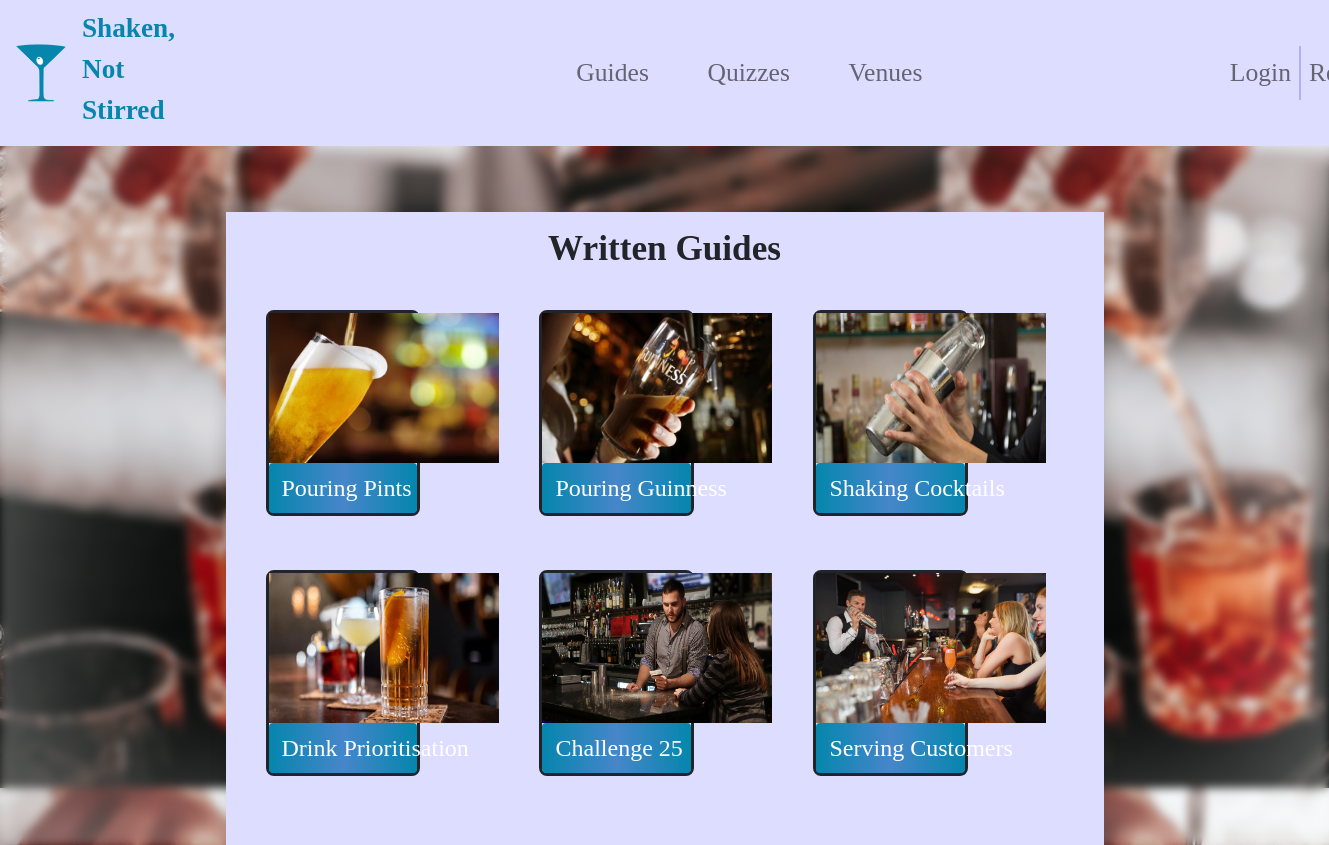
/WrittenGuides.php, run on the app's committed database.
### tables this page shows
CREATE TABLE `guide` (
  `guide_id` int(3) NOT NULL,
  `name` varchar(30) NOT NULL,
  `type` varchar(5) NOT NULL,
  `description` text DEFAULT NULL,
  `video_link` varchar(50) DEFAULT NULL,
  `picture_id` varchar(50) DEFAULT NULL
);

### WrittenGuides.php (the view, shortened to what this page needs)
<?php
require_once "phpconnect.php";
$sql = mysqli_query($conn, "Select * from guide where type = 'text'");
?>
<!DOCTYPE html>
<html>
<head>
    <link rel="stylesheet" href="https://cdn.jsdelivr.net/npm/bootstrap@4.0.0/dist/css/bootstrap.min.css"
>
    <link rel="stylesheet" type="text/css" href="style.css" />
    <link rel="stylesheet" href="https://cdn.jsdelivr.net/npm/bootstrap@5.0.0-beta1/dist/css/bootstrap.min.css" />
</head>
<body>
    <header>
        <?php
        include 'Header.php';
        ?>
    </header>
    <div class="row justify-content-center mt-5">
        <div class="col-lg-6 col-lg-8 col-sm-10">
            <div class="content shadow">
                <div class="card-title text-center">
                    <h2 class="p-3">Written Guides</h2>
                </div>
                <div class="card-body">
                    <div class="container">
                        <div class="row">
                            <?php while ($row = mysqli_fetch_array($sql)) {?>
                                <div class="col-md-4 borderAdjust">
                                    <div class="itemList">
                                    <?php echo '<img src="Icons/' . $row["picture_id"] . '" height="150rem" width="230rem" alt="Written Guide Image"</p>';?>
                                        <button type="button" class="btn btn-block login itemname" id="<?php echo $row['guide_id']?>" data-toggle="modal" data-target="#<?php echo($row['guide_id'].'Modal') ?>"><?php echo $row["name"]?></button>
                                    </div>
                                </div>
                        <?php } ?>
                        </div>
                    </div>
                </div>
            </div>
        </div>
    </div>
</body>

### style.css (style rules this page uses)
body { background-attachment: fixed; background-image: url("Icons/background.png"); }
body:before { content: ''; position: fixed; top: 0; left: 0; right: 0; bottom: 0; box-shadow: inset 0 0 12.5rem rgba(255, 255, 255, .5); filter: blur(0.3rem); background: inherit; }
.login { background-color: #0686AD !important; background-image: linear-gradient(to right, #0686AD, #8686e780, #0686AD); color: white !important; font-size: 150% !important; }
.card-title h2 { font-family: "Goudy Bookletter 1911"; font-size: 2.2rem !important; font-weight: bold; }
.itemList { font-family: "Goudy Bookletter 1911"; border-style: solid; border-radius: 0.5rem; margin-bottom: 8%; }
.col-md-4 { display: grid !important; grid-template-columns: 62.5% 62.5% 62.5% !important; grid-gap: 6% 6% !important; padding-bottom: 5% !important; }
.borderAdjust { grid-template-columns: 61.9% !important; }
.content { margin: 2% auto auto auto !important; display: block !important; background-color: #ddddff !important; }

### data on the page
guide: picture (picture), name "Pouring Pints"
guide: picture (picture), name "Pouring Guinness"
guide: picture (picture), name "Shaking Cocktails"
guide: picture (picture), name "Drink Prioritisation"
guide: picture (picture), name "Challenge 25"
guide: picture (picture), name "Serving Customers"
